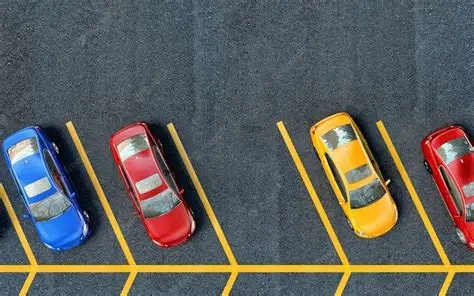
#> input picture Parking_Lite_YOLO26_Fixed/samples/parking-test.jpg, 474 x 296 px
$ python -i aisles.py   (imports and definitions only)
#> lines starting #> are read from the running program, lines starting #| are printed output that depends on the picture; after the words box and inside, x2 and y2 are one past the last pixel; in counts of white or black regions, pixels touching at a corner belong together
#> further down, picture is the input picture: shape (296, 474, 3); mean B, G, R 91.7, 94.3, 94.1
"""Painted road-arrow evidence for rejecting automatic aisle bays."""
from copy import deepcopy
import cv2
import numpy as np
from .core import _polygon_px
from .recovery import paint_support


def road_arrows(image,vehicles=()):
#> called with vehicles = ()
    hsv=cv2.cvtColor(image,cv2.COLOR_BGR2HSV)
#> hsv: shape (296, 474, 3); mean H, S, V 90.1, 80.4, 113.6
    # Solid bright paint: retain coloured arrows too, but reject pavement texture.
    mask=np.uint8(((hsv[:,:,1]<85)&(hsv[:,:,2]>180))|
                  ((hsv[:,:,1]>90)&(hsv[:,:,0]>15)&(hsv[:,:,0]<40)&(hsv[:,:,2]>160)))*255
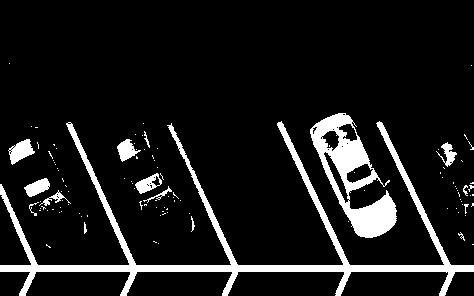
#> mask: shape (296, 474); 10.2% white; 111 white regions (95 under 20 px), largest, box (x1, y1, x2, y2) and area: (0, 121, 474, 296) 8145, (310, 113, 397, 238) 4038, (8, 139, 35, 165) 379
    raw_mask=mask.copy()
    mask=cv2.morphologyEx(mask,cv2.MORPH_CLOSE,np.ones((3,3),np.uint8))
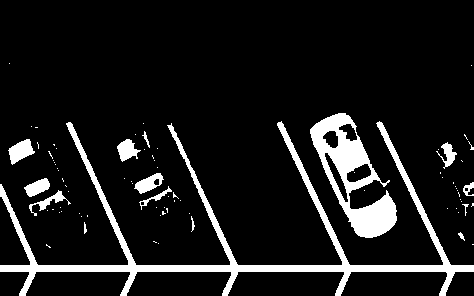
#> mask: shape (296, 474); 10.4% white; 82 white regions (67 under 20 px)
    contours,_=cv2.findContours(mask,cv2.RETR_EXTERNAL,cv2.CHAIN_APPROX_SIMPLE)
#> contours = 81 contours, 70 with area under 20; largest, box (x1, y1, x2, y2) and area: (0, 121, 474, 296) 6946, (310, 113, 397, 238) 4846, (8, 139, 35, 165) 355, (134, 173, 164, 194) 305, (117, 139, 141, 162) 275
    found=[]
    for contour in contours:
        area=cv2.contourArea(contour)
        if area<35:continue
        (cx,cy),(rw,rh),angle=cv2.minAreaRect(contour)
        length,thickness=max(rw,rh),min(rw,rh)
        if thickness<5 or length<20 or not 1.8<length/max(thickness,1)<14:continue
        if not .2<area/max(rw*rh,1)<.68:continue
        if any(a<=cx<=c and b<=cy<=d for a,b,c,d in (v['box'] for v in vehicles)):continue
        theta=np.deg2rad(angle+(90 if rh>rw else 0))
        axis=np.array([np.cos(theta),np.sin(theta)])
        points=contour[:,0,:]-[cx,cy]
        best=0.;best_axis=axis
        # A triangle's sloping edge biases the minimum rectangle orientation.
        for correction in (-10,-5,0,5,10):
            direction=np.array([np.cos(theta+np.deg2rad(correction)),np.sin(theta+np.deg2rad(correction))])
            normal=np.array([-direction[1],direction[0]])
            uv=np.column_stack((points@direction,points@normal))
            uv=(uv-uv.min(0))/np.maximum(np.ptp(uv,axis=0),1)
            actual=np.zeros((64,128),np.uint8)
            cv2.fillPoly(actual,[np.rint(uv*[127,63]).astype(np.int32)],1)
            for head in (.25,.35,.45):
                for shaft in (.15,.25,.35):
                    template=np.zeros_like(actual)
                    polygon=np.array([[0,(1-shaft)/2],[1-head,(1-shaft)/2],[1-head,0],[1,.5],
                                      [1-head,1],[1-head,(1+shaft)/2],[0,(1+shaft)/2]])
                    cv2.fillPoly(template,[np.rint(polygon*[127,63]).astype(np.int32)],1)
                    for target in (template,template[:,::-1]):
                        score=float(np.logical_and(actual,target).sum()/max(1,np.logical_or(actual,target).sum()))
                        if score>best:best=score;best_axis=direction
        axis=best_axis
        if best>=.73:found.append(dict(centre=[float(cx),float(cy)],axis=axis.tolist(),extent=float(length),shape_score=round(best,3)))
#> this loop made 81 passes
#> (area, cx, cy, rw, rh, angle, length, thickness) on passes 43, 48, 50: (64, 468, 188.5, 13, 10, -90, 13, 10), (260, 37.16, 187, 24.88, 12.08, -23.96, 24.88, 12.08), (305, 148.6, 183.3, 30.45, 12.5, -24.78, 30.45, 12.5)
#> (area, cx, cy, rw, rh, angle, length, thickness) on pass 37: (179.5, 48.8, 204.1, 38.91, 16.99, -26.57, 38.91, 16.99)
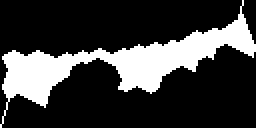
#> actual: shape (64, 128) (shown 2 times larger); values 0 (black) and 1 (white), 23.7% white; 1 white region, box (x1, y1, x2, y2) and area: (0, 0, 128, 64) 1943
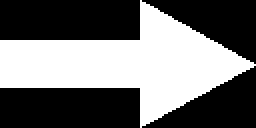
#> template: shape (64, 128) (shown 2 times larger); values 0 (black) and 1 (white), 43.5% white; 1 white region
#> after the loop, found = []
    # Turn arrows often have a disconnected triangular head. Require a nearby
    # painted shaft behind the head; a triangle by itself is not road evidence.
    heads,_=cv2.findContours(raw_mask,cv2.RETR_EXTERNAL,cv2.CHAIN_APPROX_SIMPLE)
#> heads = 109 contours, 100 with area under 20; largest, box (x1, y1, x2, y2) and area: (0, 121, 474, 296) 6912, (310, 113, 397, 238) 4800, (8, 139, 35, 165) 350, (135, 173, 162, 194) 281, (24, 178, 50, 197) 260
    for contour in heads:
        area=cv2.contourArea(contour)
        if not 35<area<image.shape[0]*image.shape[1]*.002:continue
        approx=cv2.approxPolyDP(contour,.055*cv2.arcLength(contour,True),True)[:,0,:].astype(float)
        if len(approx)!=3:continue
        triangle_area=abs(cv2.contourArea(approx.astype(np.float32)))
        if not .88<area/max(triangle_area,1)<1.15:continue
        if area/max(cv2.contourArea(cv2.convexHull(contour)),1)<.86:continue
        edges=np.linalg.norm(np.roll(approx,-1,axis=0)-approx,axis=1);base=int(np.argmin(edges))
        if min(np.delete(edges,base))/max(np.delete(edges,base))<.8:continue
        mid=(approx[base]+approx[(base+1)%3])/2;tip=approx[(base+2)%3]
        direction=tip-mid;length=np.linalg.norm(direction)
        if length<10 or not .7<length/edges[base]<2.5:continue
        axis=direction/length;normal=np.array([-axis[1],axis[0]])
        centre=approx.mean(0)
        if any(a<=centre[0]<=c and b<=centre[1]<=d for a,b,c,d in (v['box'] for v in vehicles)):continue
        # Narrow parallel stroke immediately behind the triangle (including bends).
        samples=mid-np.linspace(.3,1.4,20)[:,None]*length*axis
        def read(offset):
            xy=np.rint(samples+offset*normal).astype(int)
            xy[:,0]=np.clip(xy[:,0],0,image.shape[1]-1)
            xy[:,1]=np.clip(xy[:,1],0,image.shape[0]-1)
            return raw_mask[xy[:,1],xy[:,0]]>0
        supported=max(np.mean(read(shift)&~read(shift+edges[base]*.75)&~read(shift-edges[base]*.75))
                      for shift in (-edges[base]*.15,0,edges[base]*.15))>=.65
        if supported and not any(np.linalg.norm(centre-a['centre'])<length for a in found):
            found.append(dict(centre=centre.tolist(),axis=axis.tolist(),extent=float(length*2),shape_score=None,kind='triangle_with_shaft'))
#> this loop made 109 passes
#> (area, approx) on pass 56: (81.5, [[70, 203], [58, 190], [39, 205], [49, 197]])
#> (area, approx, triangle_area) on pass 60: (53.5, [[171, 190], [168, 186], [143, 200]], 71)
    return found


def exclude_aisle_bays(image,layout,vehicles):
    arrows=road_arrows(image,vehicles)
    diagnostics=dict(arrows=arrows,excluded=[])
    if not arrows or not layout['spaces']:return layout,diagnostics
    h,w=image.shape[:2];polys=[_polygon_px(s['points'],w,h) for s in layout['spaces']]
    lengths=[sorted(np.linalg.norm(np.roll(p,-1,axis=0)-p,axis=1)) for p in polys]
    width=float(np.median([e[0] for e in lengths]));depth=float(np.median([e[-1] for e in lengths]))
    paint=cv2.cvtColor(image,cv2.COLOR_BGR2HSV)
    paint=((paint[:,:,1]<85)&(paint[:,:,2]>180)).astype(np.uint8)
    retained=[]
    for space,poly in zip(layout['spaces'],polys):
        centre=poly.mean(0);supported=False
        for arrow in arrows:
            delta=centre-arrow['centre'];axis=np.array(arrow['axis']);normal=np.array([-axis[1],axis[0]])
            # Bound corridor extension by six typical bay depths.
            if abs(delta@normal)<width*.7 and abs(delta@axis)<depth*6:
                # Divider pairs alone also describe a traffic lane. Stop at a
                # transverse painted boundary before extending arrow evidence.
                distance=float(delta@axis)
                begin=np.sign(distance)*min(abs(distance),arrow['extent']*.65)
                positions=np.asarray(arrow['centre'])+np.linspace(begin,distance,max(2,int(abs(distance-begin)/3)))[:,None]*axis
                across=np.linspace(-width*.4,width*.4,24)
                xy=np.rint(positions[:,None,:]+across[None,:,None]*normal).astype(int)
                xy[:,:,0]=np.clip(xy[:,:,0],0,w-1);xy[:,:,1]=np.clip(xy[:,:,1],0,h-1)
                barrier=(paint[xy[:,:,1],xy[:,:,0]].mean(1)>.65).any()
                if not barrier:supported=True;break
        if supported:
            evidence=paint_support(image,poly)
            diagnostics['excluded'].append(dict(id=space['id'],points=space['points'],
                reason='road_arrow_corridor_without_transverse_boundary',divider_support=round(evidence,3)))
            continue
        retained.append(space)
    result=deepcopy(layout);result['spaces']=retained
    result['occupancy_predictions']={k:v for k,v in result.get('occupancy_predictions',{}).items() if k in {s['id'] for s in retained}}
    return result,diagnostics

>>> import cv2
>>> picture = cv2.imread('../samples/parking-test.jpg')
>>> result = road_arrows(picture)
#> result = []
